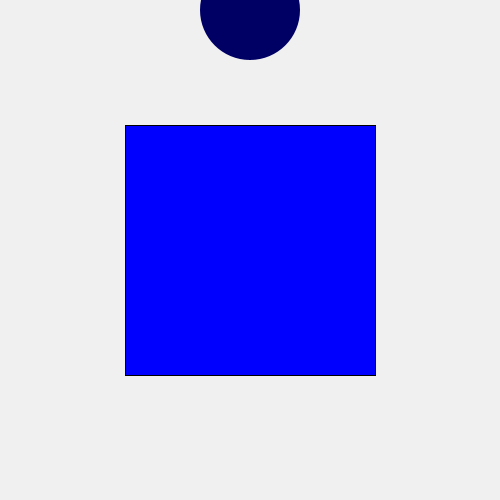
Frame 1 (no input)
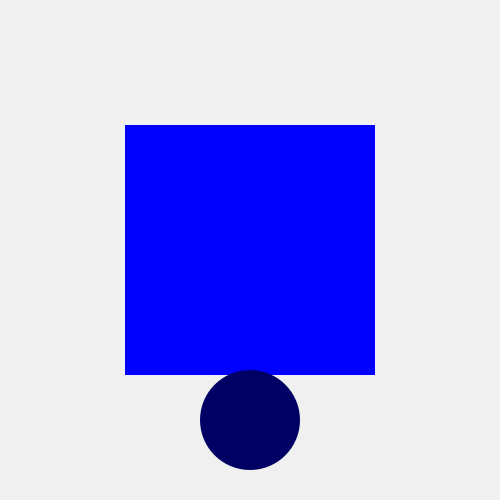
Frame 60 (the mouse pressed at the canvas centre just before this capture)
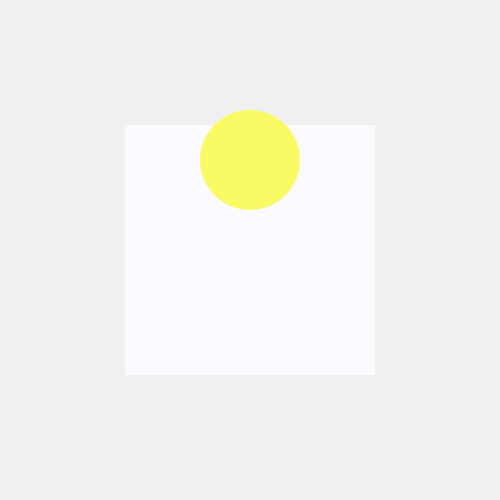
Frame 120 (the mouse held since frame 60 and released just before this capture)

The Processing sketch that drew these frames (run headless with seeded random() and noise(); from frame 60 on, the mouse is pressed at the canvas centre):

// Processing sketch: processing_66445
// ── processing_66445.pde

int movement;
int yball;

void setup() {
  size(500, 500);
  movement = 10;
  yball=10;
  frameRate = (60);
}


void draw() {

  background(240);

  fill(mouseX, mouseY, 255);
  rectMode(CENTER);
  rect(250,250 , width/2, height/2);
  println("R = " + mouseX + " G = " + mouseY + " B = 255");
  
  noStroke();
  fill(mouseX,mouseY,100);
  ellipse(width/2, yball, 100, 100);
  
  yball+=movement;
  
  if (yball > 500 || yball < 0 ){
 
  movement *=-1;
  }
}
